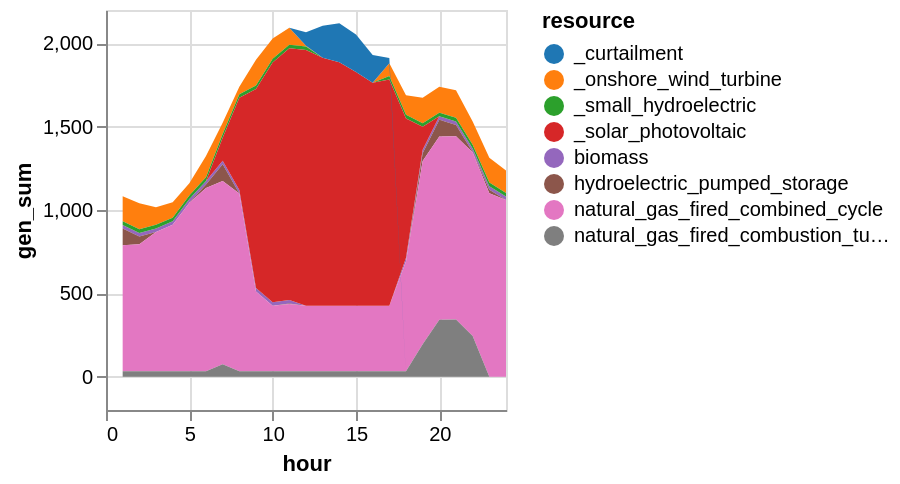

The cell this chart's notebook holds for it:
### Code cell
# Add in BTM solar and curtailment and plot results

sol_gen = innerjoin(solution.gen, 
                    gen_df[!, [:r_id, :resource]], 
                    on = :r_id)
sol_gen = combine(groupby(sol_gen, [:resource, :hour]), 
            :gen => sum)

# Rename generators (for plotting purposes)
sol_gen[sol_gen.resource .== "solar_photovoltaic", :resource] .= "_solar_photovoltaic"
sol_gen[sol_gen.resource .== "onshore_wind_turbine", :resource] .= "_onshore_wind_turbine"
sol_gen[sol_gen.resource .== "small_hydroelectric", :resource] .= "_small_hydroelectric"

# Curtailment
curtail = combine(groupby(solution.curtail, [:hour]),
            :curt => sum)
curtail[!, :resource] .= "_curtailment"
rename!(curtail, :curt_sum => :gen_sum)
append!(sol_gen, curtail[:,[:resource, :hour, :gen_sum]])

# Rescale hours
#sol_gen.hour = sol_gen.hour .- T_period[1]
battery_charge = sol_gen[sol_gen.resource .== "hydroelectric_pumped_storage", :]

sol_gen |>
@vlplot(:area, 
    x=:hour, y={:gen_sum, stack=:zero}, 
    color={"resource:n", scale={scheme="category10"}})

### Figure 1 — Vega specification as saved in the notebook (floating-point values rounded to 4 significant figures; data arrays with more than 128 entries replaced by an {"elided": "..."} marker saying what was removed)
{"$schema": "https://vega.github.io/schema/vega/v5.json", "axes": [{"aria": false, "domain": false, "grid": true, "gridScale": "y", "labels": false, "maxExtent": 0, "minExtent": 0, "orient": "bottom", "scale": "x", "tickCount": {"signal": "ceil(width/40)"}, "ticks": false, "zindex": 0}, {"aria": false, "domain": false, "grid": true, "gridScale": "x", "labels": false, "maxExtent": 0, "minExtent": 0, "orient": "left", "scale": "y", "tickCount": {"signal": "ceil(height/40)"}, "ticks": false, "zindex": 0}, {"grid": false, "labelFlush": true, "labelOverlap": true, "orient": "bottom", "scale": "x", "tickCount": {"signal": "ceil(width/40)"}, "title": "hour", "zindex": 0}, {"grid": false, "labelOverlap": true, "orient": "left", "scale": "y", "tickCount": {"signal": "ceil(height/40)"}, "title": "gen_sum", "zindex": 0}], "background": "white", "data": [{"name": "source_0", "values": {"elided": "192 records"}}, {"name": "data_0", "source": "source_0", "transform": [{"as": "hour", "expr": "toNumber(datum[\"hour\"])", "type": "formula"}, {"field": "gen_sum", "groupby": ["resource"], "key": "hour", "method": "value", "type": "impute", "value": 0}, {"as": ["gen_sum_start", "gen_sum_end"], "field": "gen_sum", "groupby": ["hour"], "offset": "zero", "sort": {"field": ["resource"], "order": ["descending"]}, "type": "stack"}]}], "height": 200, "legends": [{"fill": "color", "symbolType": "circle", "title": "resource"}], "marks": [{"encode": {"update": {"height": {"field": {"group": "height"}}, "width": {"field": {"group": "width"}}}}, "from": {"facet": {"data": "data_0", "groupby": ["resource"], "name": "faceted_path_main"}}, "marks": [{"encode": {"update": {"defined": {"signal": "isValid(datum[\"hour\"]) && isFinite(+datum[\"hour\"]) && isValid(datum[\"gen_sum\"]) && isFinite(+datum[\"gen_sum\"])"}, "description": {"signal": "\"hour: \" + (format(datum[\"hour\"], \"\")) + \"; gen_sum: \" + (format(datum[\"gen_sum\"], \"\")) + \"; resource: \" + (isValid(datum[\"resource\"]) ? datum[\"resource\"] : \"\"+datum[\"resource\"])"}, "fill": {"field": "resource", "scale": "color"}, "orient": {"value": "vertical"}, "x": {"field": "hour", "scale": "x"}, "y": {"field": "gen_sum_end", "scale": "y"}, "y2": {"field": "gen_sum_start", "scale": "y"}}}, "from": {"data": "faceted_path_main"}, "name": "marks", "sort": {"field": "datum[\"hour\"]"}, "style": ["area"], "type": "area"}], "name": "pathgroup", "type": "group"}], "padding": 5, "scales": [{"domain": {"data": "data_0", "field": "hour"}, "name": "x", "nice": true, "range": [0, {"signal": "width"}], "type": "linear", "zero": false}, {"domain": {"data": "data_0", "fields": ["gen_sum_start", "gen_sum_end"]}, "name": "y", "nice": true, "range": [{"signal": "height"}, 0], "type": "linear", "zero": true}, {"domain": {"data": "data_0", "field": "resource", "sort": true}, "name": "color", "range": {"scheme": "category10"}, "type": "ordinal"}], "style": "cell", "width": 200}
